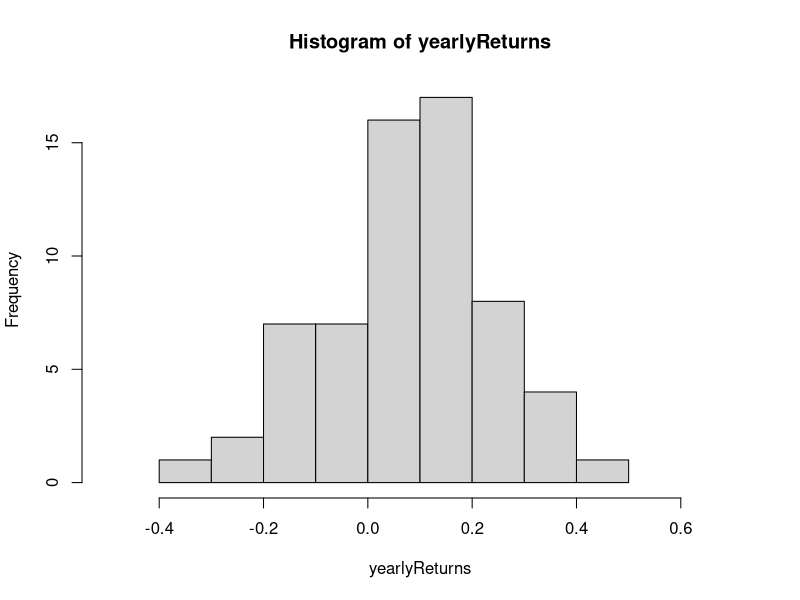

Generate this figure with R:
sp500 = read.csv("sp500_daily.csv")

calculateReturns <- function(price,period){
  Returns <- numeric()
  i <- 1
  while(! is.na(price[i+period])) {
    thisReturn = (price[i]-price[i+period]) / price[i+period]
    Returns <- c(Returns, thisReturn)
    i <- i+period
  }
  Returns
}

# approx 21 = 252/12 trading days in a month

dailyReturns <- calculateReturns(sp500$Close,1)
weeklyReturns <- calculateReturns(sp500$Close,5)
monthlyReturns <- calculateReturns(sp500$Close,21)
yearlyReturns <- calculateReturns(sp500$Close,252)

hist(yearlyReturns, xlim = range(-0.5,0.7), breaks=10)
